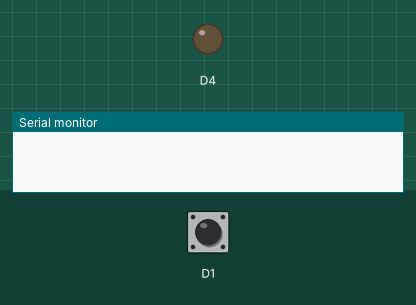
The sketch below on a simulated ESP8266 (NodeMCU). Parts: output pins drawn as LEDs (lit = HIGH), the last lines printed to the serial monitor. Dashed ring = blinking. Inputs (shaded band) come from the test bench; at power-on: D1 LOW.

Above: at 1.2 s.
1.3 s: D1 pulsed HIGH 5 times (0.12 s each, 0.3 s apart)
At 1.6 s:
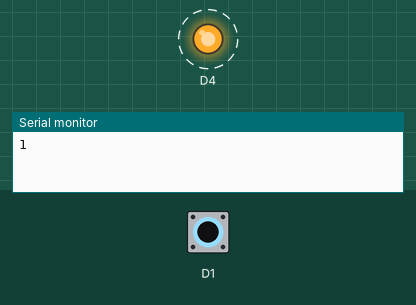
At 3.2 s:
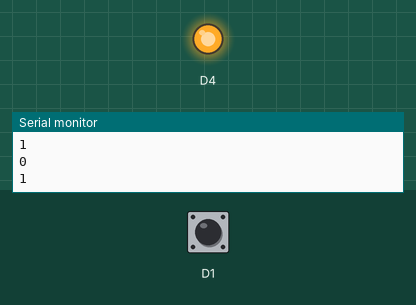
Timing chart, 0 to 4.7 s (numbered marks = the images above; inputs shaded):
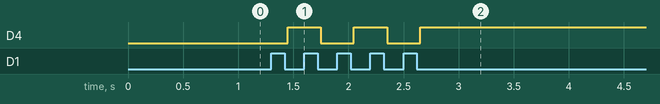

The sketch:

firmware.ino
```cpp
bool ledFlag = 0;

void setup() {
  pinMode(D1, INPUT);
  pinMode(D4, OUTPUT);
  Serial.begin(500000);
  // put your setup code here, to run once:

}

void loop() {
  if (digitalRead(D1) == HIGH) {

    do {
      delay(50);
    }
    while (digitalRead(D1) == HIGH);

    if (ledFlag == 0)
      ledFlag = 1;
    else
      ledFlag = 0;

    digitalWrite(D4, ledFlag);
    Serial.println(ledFlag);

  }


  // put your main code here, to run repeatedly:

}
```

Measured:
- after the input at 1.3 s, D4: alternates HIGH for 0.30 s and LOW for 0.30 s, 5 changes in all, then stays HIGH, starting after 0.15 s
